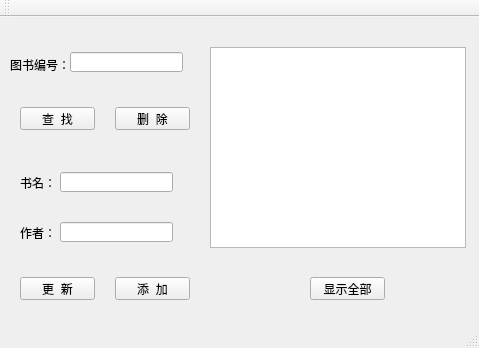
<?xml version="1.0" encoding="UTF-8"?>
<ui version="4.0">
 <class>MainWindow</class>
 <widget class="QMainWindow" name="MainWindow">
  <property name="geometry">
   <rect>
    <x>0</x>
    <y>0</y>
    <width>479</width>
    <height>348</height>
   </rect>
  </property>
  <property name="windowTitle">
   <string>MainWindow</string>
  </property>
  <widget class="QWidget" name="centralWidget">
   <widget class="QLabel" name="label">
    <property name="geometry">
     <rect>
      <x>10</x>
      <y>40</y>
      <width>61</width>
      <height>16</height>
     </rect>
    </property>
    <property name="text">
     <string>图书编号：</string>
    </property>
   </widget>
   <widget class="QLabel" name="label_2">
    <property name="geometry">
     <rect>
      <x>20</x>
      <y>160</y>
      <width>54</width>
      <height>12</height>
     </rect>
    </property>
    <property name="text">
     <string>书名：</string>
    </property>
   </widget>
   <widget class="QLabel" name="label_3">
    <property name="geometry">
     <rect>
      <x>20</x>
      <y>210</y>
      <width>54</width>
      <height>12</height>
     </rect>
    </property>
    <property name="text">
     <string>作者：</string>
    </property>
   </widget>
   <widget class="QLineEdit" name="lineEdit">
    <property name="geometry">
     <rect>
      <x>70</x>
      <y>35</y>
      <width>113</width>
      <height>20</height>
     </rect>
    </property>
   </widget>
   <widget class="QLineEdit" name="lineEdit_2">
    <property name="geometry">
     <rect>
      <x>60</x>
      <y>155</y>
      <width>113</width>
      <height>20</height>
     </rect>
    </property>
   </widget>
   <widget class="QLineEdit" name="lineEdit_3">
    <property name="geometry">
     <rect>
      <x>60</x>
      <y>205</y>
      <width>113</width>
      <height>20</height>
     </rect>
    </property>
   </widget>
   <widget class="QListWidget" name="listWidget">
    <property name="geometry">
     <rect>
      <x>210</x>
      <y>30</y>
      <width>256</width>
      <height>201</height>
     </rect>
    </property>
   </widget>
   <widget class="QPushButton" name="pushButton">
    <property name="geometry">
     <rect>
      <x>20</x>
      <y>90</y>
      <width>75</width>
      <height>23</height>
     </rect>
    </property>
    <property name="text">
     <string>查  找</string>
    </property>
   </widget>
   <widget class="QPushButton" name="pushButton_2">
    <property name="geometry">
     <rect>
      <x>115</x>
      <y>90</y>
      <width>75</width>
      <height>23</height>
     </rect>
    </property>
    <property name="text">
     <string>删  除</string>
    </property>
   </widget>
   <widget class="QPushButton" name="pushButton_3">
    <property name="geometry">
     <rect>
      <x>20</x>
      <y>260</y>
      <width>75</width>
      <height>23</height>
     </rect>
    </property>
    <property name="text">
     <string>更  新</string>
    </property>
   </widget>
   <widget class="QPushButton" name="pushButton_4">
    <property name="geometry">
     <rect>
      <x>115</x>
      <y>260</y>
      <width>75</width>
      <height>23</height>
     </rect>
    </property>
    <property name="text">
     <string>添  加</string>
    </property>
   </widget>
   <widget class="QPushButton" name="pushButton_5">
    <property name="geometry">
     <rect>
      <x>310</x>
      <y>260</y>
      <width>75</width>
      <height>23</height>
     </rect>
    </property>
    <property name="text">
     <string>显示全部</string>
    </property>
   </widget>
  </widget>
  <widget class="QMenuBar" name="menuBar">
   <property name="geometry">
    <rect>
     <x>0</x>
     <y>0</y>
     <width>479</width>
     <height>23</height>
    </rect>
   </property>
  </widget>
  <widget class="QToolBar" name="mainToolBar">
   <attribute name="toolBarArea">
    <enum>TopToolBarArea</enum>
   </attribute>
   <attribute name="toolBarBreak">
    <bool>false</bool>
   </attribute>
  </widget>
  <widget class="QStatusBar" name="statusBar"/>
 </widget>
 <layoutdefault spacing="6" margin="11"/>
 <resources/>
 <connections/>
</ui>
